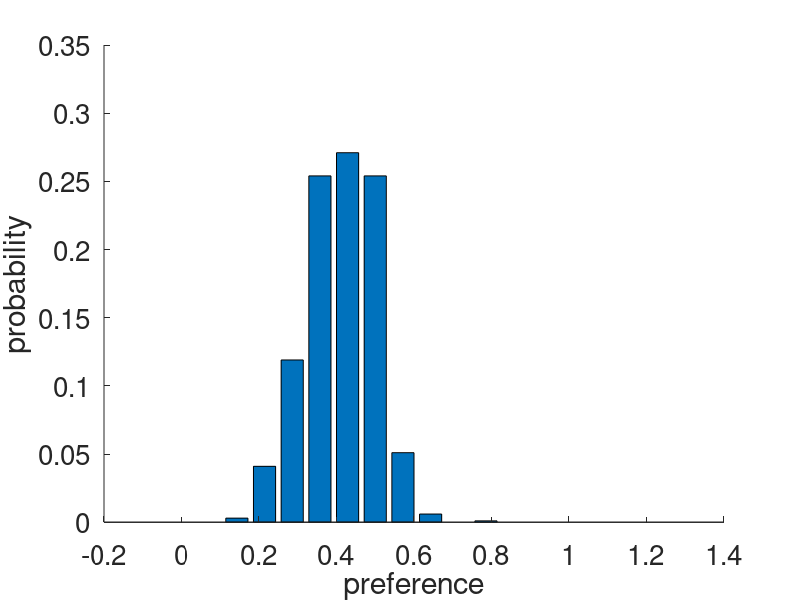
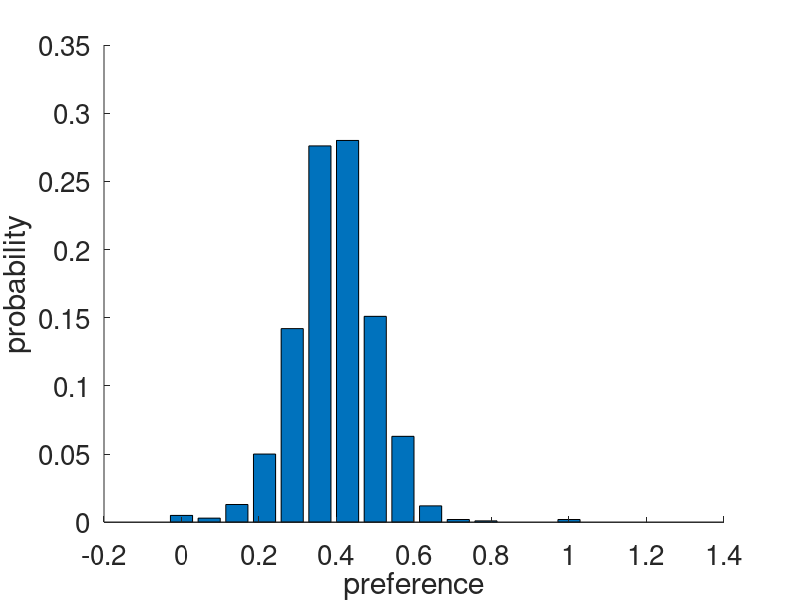
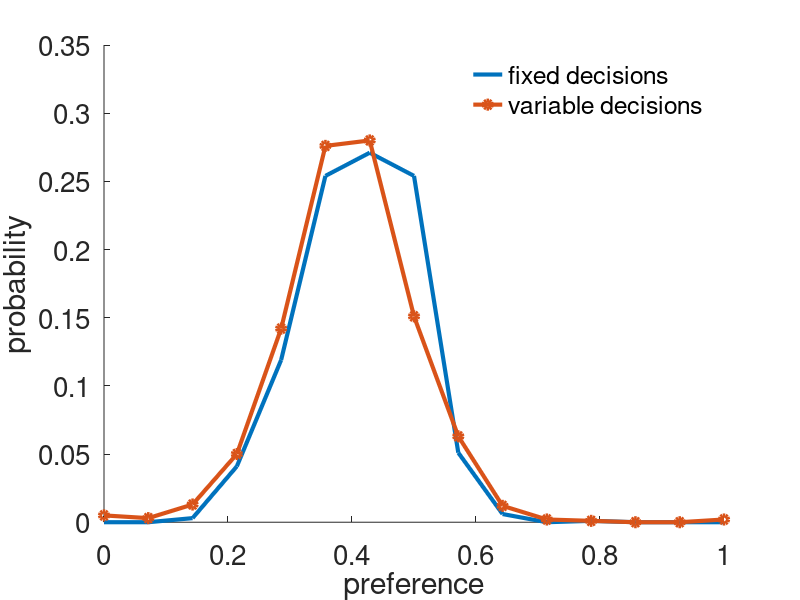

Write MATLAB code to recreate these figures, in order.
% model of null odor preference distribution
clear all
close all


meanDecisions=30; % hard code # decisions
odorAprob=0.4;

nflies=1000;

for j=1:nflies
    flydecisions(j) = binornd(meanDecisions,odorAprob);
end

nbins=meanDecisions/2;
xbins=linspace(0,1,nbins);
figure;
[yf xf]=hist(flydecisions/meanDecisions,xbins);
bar(xf,yf/sum(yf))
xlabel('preference')
ylabel('probability')
box off
set(gca,'FontSize',20)

%% model number of decisions as variable

stdDecisions=10; % normal distribution std of # decisions

nflydecision=zeros(1,nflies);
flydecisions2=zeros(1,nflies);
for j=1:nflies
    nflydecision(j)=max(round(stdDecisions*randn(1)+meanDecisions),1);
    flydecisions2(j) = binornd(nflydecision(j),odorAprob);
end

figure;
[yf2 xf2]=hist(flydecisions2./nflydecision,xbins);
bar(xf2,yf2/sum(yf2))
xlabel('preference')
ylabel('probability')
box off
set(gca,'FontSize',20)


figure;
plot(xf,yf/sum(yf),'LineWidth',3)
hold on
plot(xf2,yf2/sum(yf2),'o-','LineWidth',3)
legend('fixed decisions','variable decisions')
xlabel('preference')
ylabel('probability')
box off
legend boxoff
set(gca,'FontSize',20)
